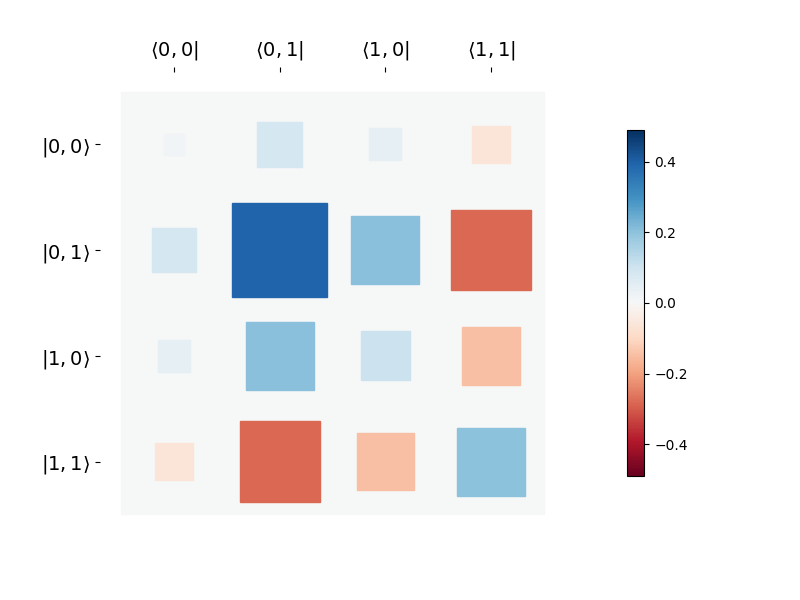

The Python source for this figure:
"""
Author: Chen Huang
Date: 22 Nov 2023
"""

import numpy as np
import matplotlib.pyplot as plt
from qutip import *

# Create a random mixed quantum state
psi = (tensor(rand_ket(2), rand_ket(2)) + tensor(rand_ket(2), rand_ket(2))) / np.sqrt(2)
rho = ket2dm(psi)  # Convert to a density matrix

# Visualisation
hinton(rho)
plt.savefig('density-matrix-visualisation.png')
plt.show()
